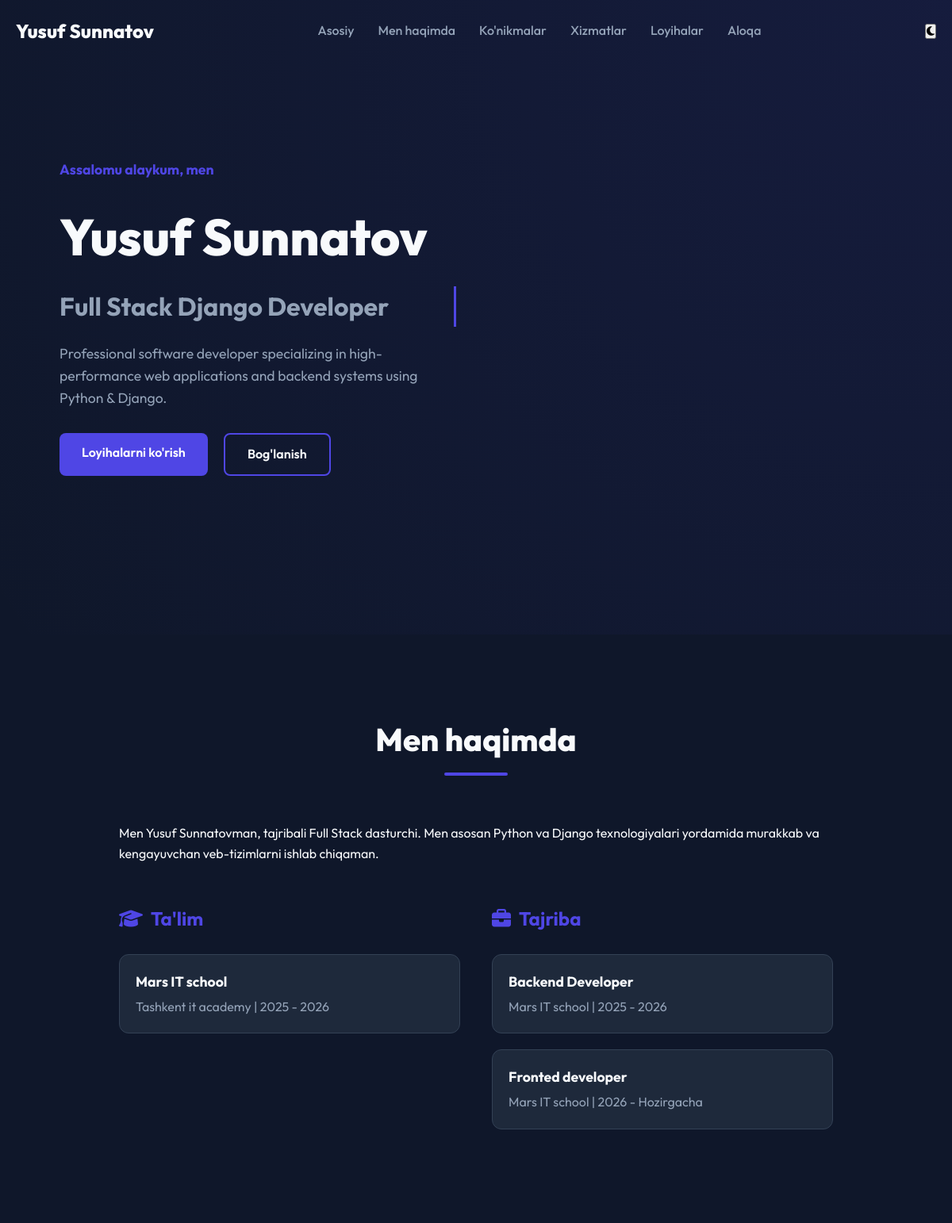
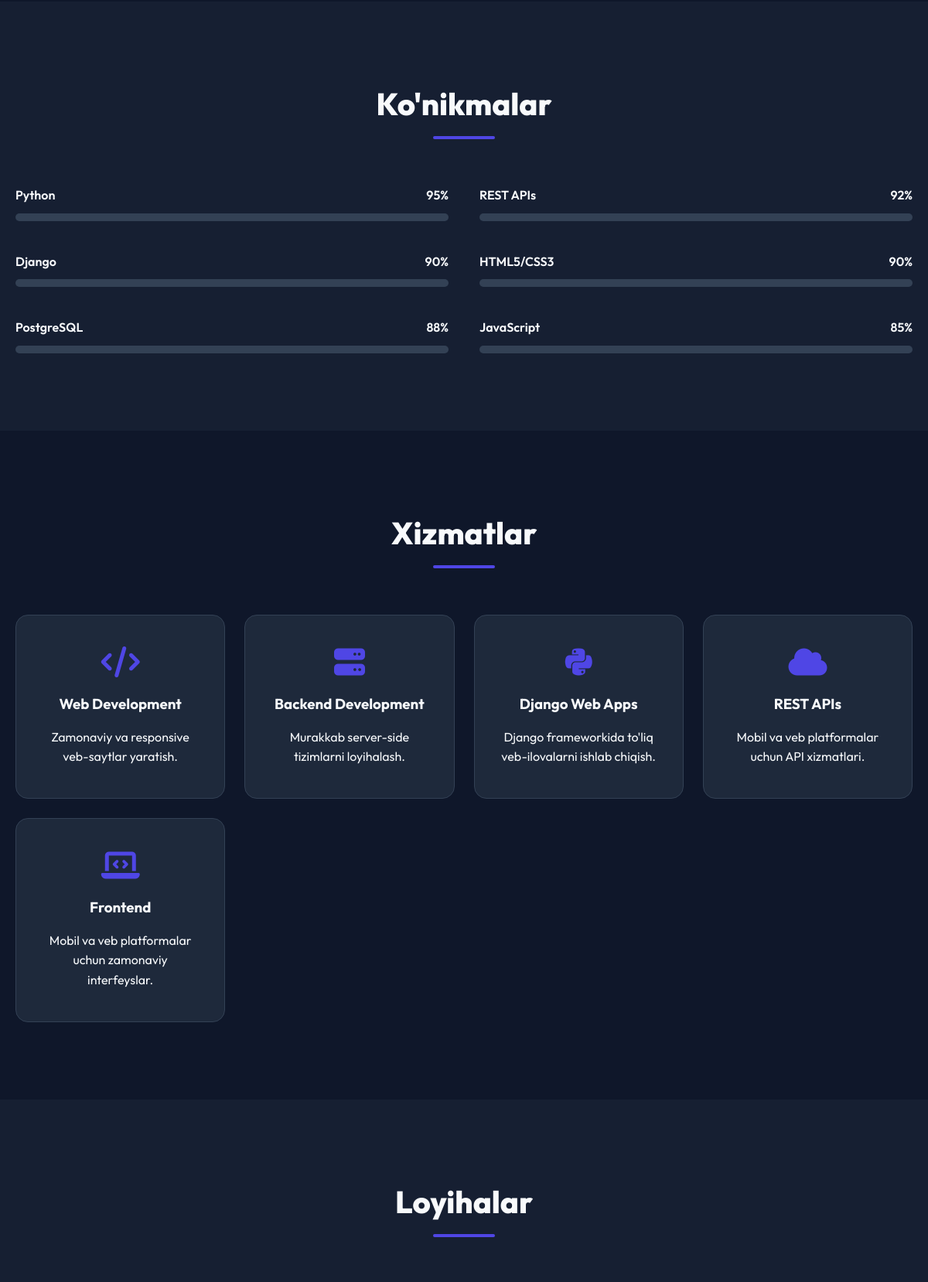
The page / (upper part) on the database its author committed (2 pictures, top to bottom).
### portfolio/models.py (models this page shows, shortened)
class Profile(models.Model):
    full_name = models.CharField(max_length=200, verbose_name="To'liq ism")
    title = models.CharField(max_length=200, verbose_name="Sarlavha (masalan: Full Stack Developer)")
    short_intro = models.TextField(verbose_name="Qisqa tanishtiruv")
    about_me = RichTextField(verbose_name="Men haqimda (to'liq)")
    image = models.ImageField(upload_to='profile/', verbose_name="Profil rasmi")
    github = models.URLField(blank=True, null=True, verbose_name="GitHub link")
    telegram = models.URLField(blank=True, null=True, verbose_name="Telegram link")
    linkedin = models.URLField(blank=True, null=True, verbose_name="LinkedIn link")
    resume = models.FileField(upload_to='resume/', blank=True, null=True, verbose_name="Rezyume (PDF)")
    class Meta:
        verbose_name = "Profil"
        verbose_name_plural = "Profil"

class Education(models.Model):
    institution = models.CharField(max_length=200, verbose_name="Muassasa")
    degree = models.CharField(max_length=200, verbose_name="Daraja/Soha")
    start_date = models.CharField(max_length=100, verbose_name="Boshlanish vaqti")
    end_date = models.CharField(max_length=100, verbose_name="Tugash vaqti")
    class Meta:
        verbose_name = "Ta'lim"
        verbose_name_plural = "Ta'lim"

class Experience(models.Model):
    company = models.CharField(max_length=200, verbose_name="Kompaniya")
    position = models.CharField(max_length=200, verbose_name="Lavozim")
    start_date = models.CharField(max_length=100, verbose_name="Boshlanish vaqti")
    end_date = models.CharField(max_length=100, default="Hozirgacha", verbose_name="Tugash vaqti")
    description = models.TextField(verbose_name="Tavsif")
    class Meta:
        verbose_name = "Tajriba"
        verbose_name_plural = "Tajribalar"

class Skill(models.Model):
    name = models.CharField(max_length=100, verbose_name="Ko'nikma nomi")
    percentage = models.IntegerField(default=80, verbose_name="Foiz (0-100)")
    class Meta:
        verbose_name = "Ko'nikma"
        verbose_name_plural = "Ko'nikmalar"

class Service(models.Model):
    title = models.CharField(max_length=200, verbose_name="Xizmat nomi")
    description = models.TextField(verbose_name="Tavsif")
    icon_class = models.CharField(max_length=100, default='fas fa-code', verbose_name="FontAwesome klassi (masalan: fas fa-code)")
    class Meta:
        verbose_name = "Xizmat"
        verbose_name_plural = "Xizmatlar"

### portfolio/views.py (the view, shortened to what this page needs)
def index(request):
    profile = Profile.objects.first()
    skills = Skill.objects.all().order_by('-percentage')
    projects = Project.objects.all()
    services = Service.objects.all()
    experiences = Experience.objects.all().order_by('-id')
    educations = Education.objects.all().order_by('-id')
    context = {
        'profile': profile,
        'skills': skills,
        'projects': projects,
        'services': services,
        'experiences': experiences,
        'educations': educations,
    }
    return render(request, 'portfolio/index.html', context)

### templates/portfolio/index.html (shortened to what this page needs)
{% extends 'base.html' %}
{% load static %}
{% block content %}
<section id="home" class="hero">
    <div class="container hero-content">
        <div class="hero-text animate-up">
            <h4 class="greeting">Assalomu alaykum, men</h4>
            <h1>{{ profile.full_name|default:"Developer Ismi" }}</h1>
            <h2 class="typing-text">{{ profile.title|default:"Full Stack Django Developer" }}</h2>
            <p>{{ profile.short_intro|default:"Zamonaviy va kuchli veb-ilovalarni yarataman." }}</p>
            <div class="hero-btns">
                <a href="#projects" class="btn btn-primary">Loyihalarni ko'rish</a>
                <a href="#contact" class="btn btn-outline">Bog'lanish</a>
            </div>
        </div>
    </div>
</section>
<section id="about" class="about section-padding">
    <div class="container">
        <div class="section-title">
            <h2>Men haqimda</h2>
            <div class="underline"></div>
        </div>
        <div class="about-content">
            <div class="about-text">
                {{ profile.about_me|safe }}
                <div class="about-info">
                    <div class="education-experience">
                        <div class="edu-box">
                            <h3><i class="fas fa-graduation-cap"></i> Ta'lim</h3>
                            {% for edu in educations %}
                            <div class="info-item">
                                <h4>{{ edu.degree }}</h4>
                                <p>{{ edu.institution }} | {{ edu.start_date }} - {{ edu.end_date }}</p>
                            </div>
                            {% empty %}
                            <p>Ma'lumot mavjud emas.</p>
                            {% endfor %}
                        </div>
                        <div class="exp-box">
                            <h3><i class="fas fa-briefcase"></i> Tajriba</h3>
                            {% for exp in experiences %}
                            <div class="info-item">
                                <h4>{{ exp.position }}</h4>
                                <p>{{ exp.company }} | {{ exp.start_date }} - {{ exp.end_date }}</p>
                            </div>
                            {% empty %}
                            <p>Ma'lumot mavjud emas.</p>
                            {% endfor %}
                        </div>
                    </div>
                </div>
            </div>
        </div>
    </div>
</section>
<section id="skills" class="skills section-padding bg-light">
    <div class="container">
        <div class="section-title">
            <h2>Ko'nikmalar</h2>
            <div class="underline"></div>
        </div>
        <div class="skills-grid">
            {% for skill in skills %}
            <div class="skill-item">
                <div class="skill-info">
                    <span>{{ skill.name }}</span>
                    <span>{{ skill.percentage }}%</span>
                </div>
                <div class="progress-bar">
                </div>
            </div>
            {% empty %}
            <p>Ko'nikmalar hali qo'shilmagan.</p>
            {% endfor %}
        </div>
    </div>
</section>
<section id="services" class="services section-padding">
    <div class="container">
        <div class="section-title">
            <h2>Xizmatlar</h2>
            <div class="underline"></div>
        </div>
        <div class="services-grid">
            {% for service in services %}
            <div class="service-card">
                <i class="{{ service.icon_class }}"></i>
                <h3>{{ service.title }}</h3>
                <p>{{ service.description }}</p>
            </div>
            {% empty %}
            <div class="service-card">
                <i class="fas fa-code"></i>
                <h3>Web Development</h3>
                <p>Zamonaviy va responsive veb-saytlar yaratish.</p>
            </div>
            {% endfor %}
        </div>
    </div>
</section>
<section id="projects" class="projects section-padding bg-light">
    <div class="container">
        <div class="section-title">
            <h2>Loyihalar</h2>
            <div class="underline"></div>
        </div>
    </div>
</section>
{% endblock %}

### templates/base.html (shortened to what this page needs)
{% load static %}
<!DOCTYPE html>
<html lang="uz">
<head>
    <link rel="stylesheet" href="https://cdnjs.cloudflare.com/ajax/libs/font-awesome/6.4.0/css/all.min.css">
    <link rel="stylesheet" href="{% static 'css/style.css' %}">
    <link rel="stylesheet" href="{% static 'css/responsive.css' %}">
</head>
<body class="dark-mode">
    <nav class="navbar">
        <div class="container nav-content">
            <a href="#" class="logo">{{ profile.full_name|default:"Portfolio" }}</a>
            <ul class="nav-links">
                <li><a href="#home">Asosiy</a></li>
                <li><a href="#about">Men haqimda</a></li>
                <li><a href="#skills">Ko'nikmalar</a></li>
                <li><a href="#services">Xizmatlar</a></li>
                <li><a href="#projects">Loyihalar</a></li>
                <li><a href="#contact">Aloqa</a></li>
            </ul>
            <div class="nav-extra">
                <button id="theme-toggle" class="theme-btn">
                    <i class="fas fa-moon"></i>
                </button>
            </div>
        </div>
    </nav>
    <main>
        {% block content %}
        {% endblock %}
    </main>
</body>
</html>

### static/css/style.css (style rules this page uses)
:root { --primary: #4f46e5; --primary-hover: #4338ca; --bg-dark: #0f172a; --bg-card: #1e293b; --text-main: #f8fafc; --text-muted: #94a3b8; --border: #334155; --transition: all 0.3s ease; }
* { margin: 0; padding: 0; box-sizing: border-box; }
body { font-family: 'Outfit', sans-serif; background-color: var(--bg-dark); color: var(--text-main); line-height: 1.6; transition: var(--transition); overflow-x: hidden; }
a { text-decoration: none; color: inherit; transition: var(--transition); }
ul { list-style: none; }
.container { max-width: 1200px; margin: 0 auto; padding: 0 20px; }
.section-padding { padding: 100px 0; }
.bg-light { background-color: rgba(30, 41, 59, 0.5); }
.section-title { text-align: center; margin-bottom: 60px; }
.section-title h2 { font-size: 2.5rem; font-weight: 800; margin-bottom: 10px; }
.underline { width: 80px; height: 4px; background-color: var(--primary); margin: 0 auto; border-radius: 2px; }
.navbar { position: fixed; top: 0; left: 0; width: 100%; z-index: 1000; padding: 20px 0; transition: var(--transition); background: transparent; }
.nav-content { display: flex; justify-content: space-between; align-items: center; }
.logo { font-size: 1.5rem; font-weight: 800; color: var(--text-main); }
.nav-links { display: flex; gap: 30px; }
.nav-links a { font-weight: 500; color: var(--text-muted); }
.typing-text { border-right: 3px solid var(--primary); white-space: nowrap; overflow: hidden; width: 100%; animation: typing 3s steps(30, end), blink 0.75s step-end infinite; }
.btn { display: inline-block; padding: 12px 28px; border-radius: 8px; font-weight: 600; cursor: pointer; transition: var(--transition); border: none; }
.btn-primary { background-color: var(--primary); color: white; }
.btn-outline { background-color: transparent; border: 2px solid var(--primary); color: var(--text-main); }
.hero { height: 100vh; display: flex; align-items: center; background: radial-gradient(circle at top right, rgba(79, 70, 229, 0.1), transparent); }
.hero-content { display: grid; grid-template-columns: 1fr 1fr; align-items: center; gap: 50px; }
.hero-text h4 { color: var(--primary); font-size: 1.1rem; margin-bottom: 20px; }
.hero-text h1 { font-size: 4rem; font-weight: 800; margin-bottom: 10px; }
.hero-text h2 { font-size: 2rem; color: var(--text-muted); margin-bottom: 20px; }
.hero-text p { font-size: 1.1rem; color: var(--text-muted); margin-bottom: 30px; max-width: 500px; }
.hero-btns { display: flex; gap: 20px; }
.about-content { display: block; }
.about-text { max-width: 900px; margin: 0 auto; }
.education-experience { margin-top: 50px; display: grid; grid-template-columns: 1fr 1fr; gap: 40px; }
.edu-box h3, .exp-box h3 { font-size: 1.5rem; margin-bottom: 25px; color: var(--primary); display: flex; align-items: center; gap: 10px; }
.info-item { padding: 20px; background: var(--bg-card); border-radius: 12px; margin-bottom: 20px; border: 1px solid var(--border); }
.info-item h4 { font-size: 1.1rem; margin-bottom: 5px; }
.info-item p { color: var(--text-muted); }
.skills-grid { display: grid; grid-template-columns: repeat(2, 1fr); gap: 40px; }
.skill-info { display: flex; justify-content: space-between; margin-bottom: 10px; font-weight: 600; }
.progress-bar { height: 10px; background-color: var(--border); border-radius: 5px; overflow: hidden; }
.services-grid { display: grid; grid-template-columns: repeat(4, 1fr); gap: 25px; }
.service-card { background-color: var(--bg-card); padding: 40px 30px; border-radius: 16px; text-align: center; border: 1px solid var(--border); transition: var(--transition); }
.service-card i { font-size: 2.5rem; color: var(--primary); margin-bottom: 20px; }
.service-card h3 { margin-bottom: 15px; }
.animate-up { opacity: 0; transform: translateY(30px); animation: fadeInUp 1s forwards; }

### rows shown on the page
Profile: full_name "Yusuf Sunnatov", title "Full Stack Django Developer", short_intro "Professional software developer specializing in high-performance web applications and backend systems using Python & Django.", about_me "Men Yusuf Sunnatovman, tajribali Full Stack dasturchi. Men asosan Python va Django texnologiyalari yordamida murakkab va kengayuvchan veb-tizimlarni ishlab chiqaman."
Education: degree "Mars IT school", institution "Tashkent it academy", start_date "2025", end_date "2026"
Experience: position "Backend Developer", company "Mars IT school", start_date "2025", end_date "2026"
Experience: position "Fronted developer", company "Mars IT school", start_date "2026", end_date "Hozirgacha"
Skill: name "Python", percentage "95"
Skill: name "REST APIs", percentage "92"
Skill: name "Django", percentage "90"
Skill: name "HTML5/CSS3", percentage "90"
Skill: name "PostgreSQL", percentage "88"
Skill: name "JavaScript", percentage "85"
Service: title "Web Development", description "Zamonaviy va responsive veb-saytlar yaratish."
Service: title "Backend Development", description "Murakkab server-side tizimlarni loyihalash."
Service: title "Django Web Apps", description "Django frameworkida to'liq veb-ilovalarni ishlab chiqish."
Service: title "REST APIs", description "Mobil va veb platformalar uchun API xizmatlari."
Service: title "Frontend", description "Mobil va veb platformalar uchun zamonaviy interfeyslar."
